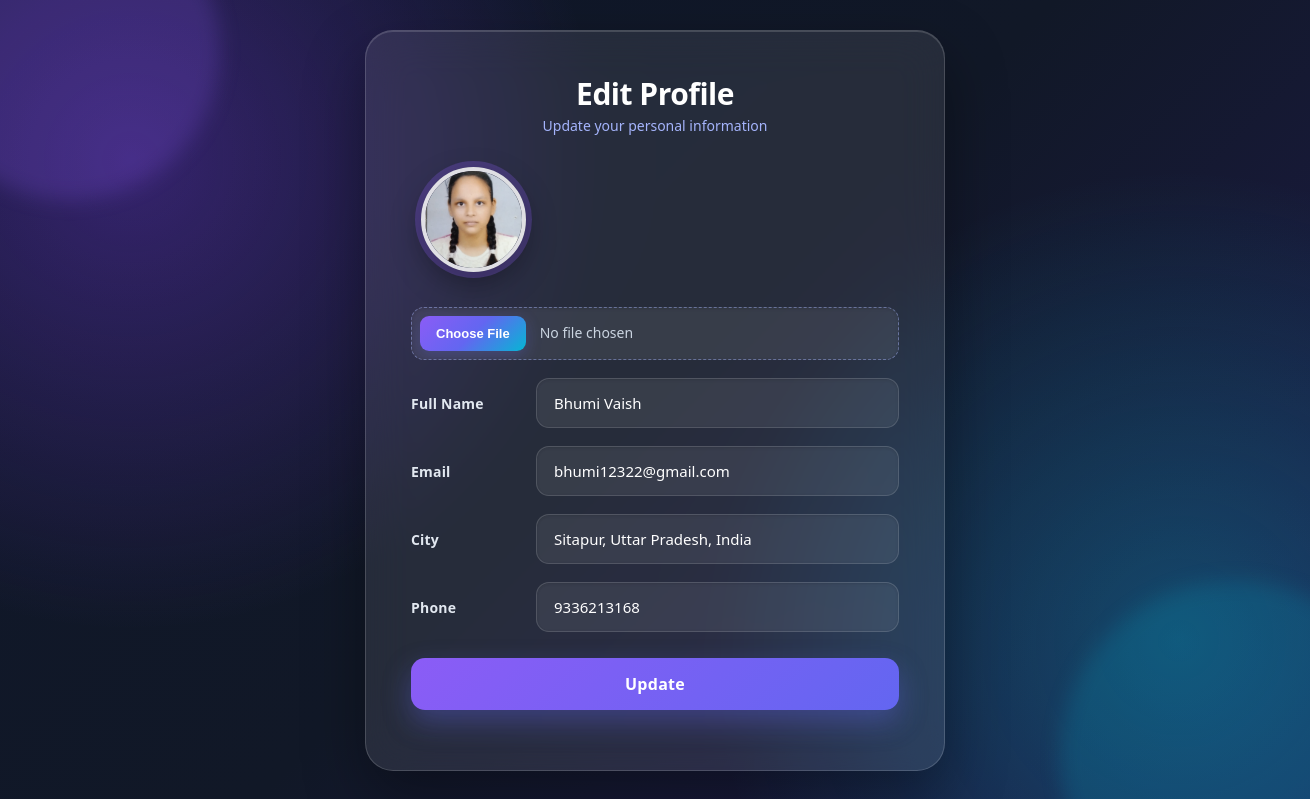
/edit_profile/ (signed in), run on the app's committed database.
### student/models.py (models this page shows)
class Student(models.Model):
    name = models.CharField(max_length=30, null=True)
    email = models.EmailField(max_length=30, null=True)
    username = models.CharField(max_length=30, unique=True, null=True)
    password = models.CharField(max_length=30,null=True)
    college = models.CharField(max_length=30, null=True)
    city = models.CharField(max_length=30, null=True)
    join_date = models.DateField(null=True)
    total_fees = models.DecimalField(max_digits=30, decimal_places=2)
    paid_fees = models.DecimalField(max_digits=30, decimal_places=2)
    left_fees = models.DecimalField(max_digits=30, decimal_places=2, null=True)
    phone = models.CharField(max_length=15, null=True)
    tech = models.CharField(max_length=30, null=True)
    image = models.ImageField(upload_to='images/')

### student/views.py (the view, shortened to what this page needs)
# urls.py: path("edit_profile/",edit_profile,name="edit_profile"),
def edit_profile(request):
    if 'student_id' not in request.session:
        return redirect('login')
    sid = request.session['student_id']
    student = Student.objects.get(id=sid)
    d = {"student":student}
    return render(request,'edit_profile.html',d)

### student/templates/edit_profile.html (shortened to what this page needs)
<!DOCTYPE html>
<html lang="en">
<head>
</head>
<body>
    <form action="{% url 'edit_profile' %}" method="post" enctype="multipart/form-data">
        <table>
            <tr>
                <td>
                    <img src="{{student.image.url}}" alt="">
                </td>
            </tr>
            <tr class="image-upload-row">
                <td colspan="2">
                    <input type="file" name="image" id="image" accept="image/*">
                </td>
            </tr>
            <tr>
                <th>Full Name</th>
                <td><input type="text" name="name" value="{{student.name}}"></td>
            </tr>
            <tr>
                <th>Email</th>
                <td><input type="email" name="email" value="{{student.email}}"></td>
            </tr>
            <tr>
                <th>City</th>
                <td><input type="text" name="city" id="city" value="{{student.city}}"></td>
            </tr>
            <tr>
                <th>Phone</th>
                <td><input type="tel" name="phone" id="phone" value="{{student.phone}}"></td>
            </tr>
            <tr>
                <td colspan="2"><button type="submit" onclick="return confirm('Are you sure you want to update')">Update</button></td>
            </tr>
        </table>
    </form>
</body>
</html>

### student/templates/edit_profile.html (style rules this page uses)
* { margin: 0; padding: 0; box-sizing: border-box; font-family: "Segoe UI", Tahoma, Geneva, Verdana, sans-serif; }
body { min-height: 100vh; display: flex; justify-content: center; align-items: center; padding: 30px 15px; background: radial-gradient(circle at 10% 20%, rgba(124, 58, 237, 0.35), transparent 35%), radial-gradient(circle at 90% 80%, rgba(6, 182, 212, 0.30), transparent 35%), linear-gradient(135deg, #0f172a, #111827, #1e1b4b); position: relative; overflow: hidden; }
body::before, body::after { content: ""; position: absolute; border-radius: 50%; filter: blur(10px); z-index: 0; }
body::before { width: 300px; height: 300px; background: rgba(139, 92, 246, 0.20); top: -100px; left: -80px; }
body::after { width: 350px; height: 350px; background: rgba(6, 182, 212, 0.16); bottom: -130px; right: -100px; }
form { width: 100%; max-width: 580px; padding: 42px 45px; border-radius: 28px; background: rgba(255, 255, 255, 0.09); border: 1px solid rgba(255, 255, 255, 0.16); backdrop-filter: blur(22px); -webkit-backdrop-filter: blur(22px); box-shadow: 0 25px 60px rgba(0, 0, 0, 0.35), inset 0 1px 0 rgba(255, 255, 255, 0.15); position: relative; z-index: 1; animation: formEntry 0.6s ease; }
form::before { content: "Edit Profile"; display: block; text-align: center; color: white; font-size: 30px; font-weight: 700; letter-spacing: -0.5px; margin-bottom: 6px; }
form::after { content: "Update your personal information"; display: block; text-align: center; color: #a5b4fc; font-size: 14px; margin-bottom: 30px; position: absolute; top: 85px; left: 0; width: 100%; pointer-events: none; }
table { width: 100%; border-collapse: separate; border-spacing: 0 18px; margin-top: 35px; }
table tr:first-child td { text-align: center; padding-bottom: 12px; }
img { width: 105px; height: 105px; border-radius: 50%; object-fit: cover; border: 4px solid rgba(255, 255, 255, 0.85); box-shadow: 0 0 0 6px rgba(139, 92, 246, 0.25), 0 12px 30px rgba(0, 0, 0, 0.35); transition: 0.35s ease; }
th { width: 125px; text-align: left; color: #e2e8f0; font-size: 14px; font-weight: 600; letter-spacing: 0.2px; padding-right: 15px; }
td { color: white; }
input { width: 100%; height: 50px; padding: 0 17px; border-radius: 13px; border: 1px solid rgba(255, 255, 255, 0.13); background: rgba(255, 255, 255, 0.08); color: white; font-size: 15px; outline: none; box-shadow: inset 0 1px 3px rgba(0, 0, 0, 0.1); transition: border 0.25s ease, background 0.25s ease, box-shadow 0.25s ease, transform 0.25s ease; }
input::placeholder { color: #94a3b8; }
button { width: 100%; height: 52px; margin-top: 8px; border: none; border-radius: 14px; background: linear-gradient(135deg, #8b5cf6, #6366f1, #06b6d4); background-size: 200% 200%; color: white; font-size: 16px; font-weight: 700; letter-spacing: 0.3px; cursor: pointer; box-shadow: 0 12px 28px rgba(99, 102, 241, 0.35); transition: 0.3s ease; }
input[type="file"] { width: 100%; height: auto; padding: 8px; background: rgba(255, 255, 255, 0.08); border: 1px dashed rgba(165, 180, 252, 0.45); border-radius: 13px; color: #cbd5e1; font-size: 14px; cursor: pointer; transition: all 0.3s ease; }

### data on the page
Student: image (picture), name "Bhumi Vaish", email "bhumi12322@gmail.com", city "Sitapur, Uttar Pradesh, India", phone "9336213168"
